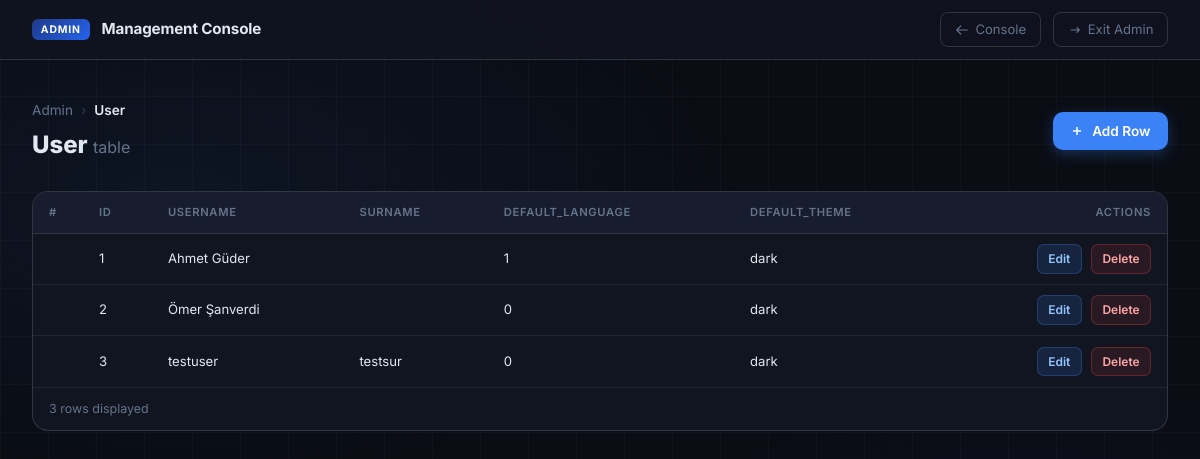
Page /admin/edit/User on the committed database.
### tables this page shows
CREATE TABLE User (id INTEGER PRIMARY KEY AUTOINCREMENT, username TEXT NOT NULL UNIQUE, surname TEXT, default_language INTEGER DEFAULT 0, default_theme TEXT DEFAULT 'light');

### admin/admin_bp.py (the view)
@admin_bp.route("/edit/<table_name>")
def admin_edit(table_name):
    if table_name not in ALLOWED_TABLES:
        flash(f'Table "{table_name}" is not accessible via the Admin module.', "error")
        return redirect(url_for("admin.admin_index"))
    columns = get_table_columns(table_name)
    col_names = [c["name"] for c in columns]
    conn = get_db()
    rows = conn.execute(
        f"SELECT rowid, * FROM {table_name} ORDER BY rowid"
    ).fetchall()
    rows = [dict(r) for r in rows]
    conn.close()
    filter_col  = request.args.get("filter_col", "")
    filter_val  = request.args.get("filter_val", "")
    if filter_col and filter_col in col_names and filter_val:
        rows = [r for r in rows if str(r.get(filter_col, "")) == filter_val]
    filter_options: dict[str, list] = {}
    if table_name == "Parameter":
        filter_options["ParamType"] = sorted({r["ParamType"] for r in rows if r.get("ParamType")})
        filter_options["LanguageId"] = sorted({str(r["LanguageId"]) for r in rows if r.get("LanguageId") is not None})
    elif table_name == "Dictionary":
        filter_options["LanguageId"] = sorted({str(r["LanguageId"]) for r in rows if r.get("LanguageId") is not None})
    return render_template(
        "admin_edit.html",
        table_name=table_name,
        columns=col_names,
        rows=rows,
        is_test=is_test_env(),
        filter_col=filter_col,
        filter_val=filter_val,
        filter_options=filter_options,
    )

### admin/admin_bp.py (called while the page is built)
def get_db():
    conn = sqlite3.connect(DB_PATH)
    conn.row_factory = sqlite3.Row
    return conn

def is_test_env() -> bool:
    return session.get("env", "test") == "test"

def get_table_columns(table_name: str) -> list:
    conn = get_db()
    rows = conn.execute(f"PRAGMA table_info({table_name})").fetchall()
    conn.close()
    return [dict(r) for r in rows]

### app.py (called while the page is built)
def load_query(name: str, query_dir: str = None) -> str:
    directory = query_dir if query_dir is not None else QUERY_DIR
    path = os.path.join(directory, name + ".sql")
    with open(path, "r", encoding="utf-8") as f:
        return f.read().strip()

def get_db() -> DbConnection:
    return _get_db_test()

def _get_db_test() -> DbConnection:
    conn = sqlite3.connect(DB_PATH)
    return DbConnection(conn, is_prod=False)

@app.context_processor
def inject_lang_dict():
    if not has_request_context():
        return dict(lang_dict={}, current_lang=0)
    lang_id = session.get("lang", 0)
    try:
        conn = get_db()
        rows = conn.execute(load_query("get_dictionary"), (lang_id,)).fetchall()
        conn.close()
        lang_dict = {row["Id"]: row["Description"] for row in rows}
    except Exception:
        lang_dict = {}
    return dict(lang_dict=lang_dict, current_lang=lang_id)

@app.before_request
def require_user_selection():
    if not request.endpoint or request.endpoint in ("user_login", "set_user", "static") or request.endpoint.startswith("admin."):
        return
    if "user_id" not in session:
        return redirect(url_for("user_login"))

@app.before_request
def require_env_selection():
    if not request.endpoint or request.endpoint in ("user_login", "set_user", "env_login", "set_env", "disconnect", "static") or request.endpoint.startswith("admin."):
        return
    if "env" not in session:
        return redirect(url_for("env_login"))

    def execute(self, sql: str, params=()):
        if self.is_prod:
            cur = self._conn.cursor()
            cur.execute(sql, params)
            return _ProdCursorWrapper(cur)
        return self._conn.execute(sql, params)

    def close(self):
        self._conn.close()

### admin/templates/admin_edit.html (shortened to what this page needs)
{% extends "admin_base.html" %}
{% block topbar_actions %}
<a href="/admin" class="back-link">
  <svg width="14" height="14" fill="none" stroke="currentColor" stroke-width="2" viewBox="0 0 24 24"><path stroke-linecap="round" stroke-linejoin="round" d="M10 19l-7-7m0 0l7-7m-7 7h18"/></svg>
  Console
</a>
{% endblock %}
{% block content %}
<div class="editor-header">
  <div>
    <div class="breadcrumb" style="margin-bottom:0.4rem;">
      <a href="/admin">Admin</a>
      <span class="breadcrumb-sep">›</span>
      <span class="breadcrumb-current">{{ table_name }}</span>
    </div>
    <h1 style="font-size:1.5rem;font-weight:800;margin:0;">{{ table_name }} <span style="font-size:1rem;font-weight:400;color:var(--muted);">table</span></h1>
  </div>
  {% if is_test %}
    <button class="add-row-toggle" onclick="toggleAddPanel()" id="addToggleBtn">
      <svg width="14" height="14" fill="none" stroke="#fff" stroke-width="2.5" viewBox="0 0 24 24"><line x1="12" y1="5" x2="12" y2="19"/><line x1="5" y1="12" x2="19" y2="12"/></svg>
      Add Row
    </button>
  {% endif %}
</div>
<div class="table-wrap">
  {% if rows %}
  <div style="overflow-x:auto;">
    <table class="data-table">
      <thead>
        <tr>
          <th style="width:50px;">#</th>
          {% for col in columns %}
            <th>{{ col }}</th>
          {% endfor %}
          <th style="text-align:right;">Actions</th>
        </tr>
      </thead>
      <tbody>
        {% for row in rows %}
        <tr id="row-{{ row.rowid }}">
          <td class="rowid-col">{{ row.rowid }}</td>
          {% for col in columns %}
            <td title="{{ row[col] or '' }}">{{ row[col] if row[col] is not none else '' }}</td>
          {% endfor %}
          <td class="actions-col">
            {% if is_test %}
              <button class="btn-edit-row" data-rowid="{{ row.rowid }}" data-row="{{ row | tojson | forceescape }}" onclick="openEditModal(this)">Edit</button>
              <form method="POST" action="/admin/edit/{{ table_name }}/delete/{{ row.rowid }}"
                    style="display:inline;"
                    onsubmit="return confirm('Delete row {{ row.rowid }}?');">
                <button type="submit" class="btn-delete-row">Delete</button>
              </form>
            {% else %}
              <span class="row-hint">read-only</span>
            {% endif %}
          </td>
        </tr>
        {% endfor %}
      </tbody>
    </table>
  </div>
  <div class="table-footer">{{ rows | length }} row{{ 's' if rows | length != 1 }} displayed</div>
  {% endif %}
</div>
{% endblock %}

### admin/templates/admin_base.html (style rules this page uses)
*, *::before, *::after { box-sizing: border-box; }
:root { --bg: #0a0d14; --surface: #111520; --surface2: #171c2e; --border: rgba(255,255,255,0.07); --border-hi: rgba(255,255,255,0.14); --text: #e2e8f0; --muted: #64748b; --blue: #3b82f6; --blue-glow: rgba(59,130,246,0.20); --red: #ef4444; --red-glow: rgba(239,68,68,0.15); --green: #22c55e; --amber: #f59e0b; }
html, body { min-height: 100vh; font-family: 'Inter', sans-serif; background: var(--bg); color: var(--text); }
body::before { content: ''; position: fixed; inset: 0; z-index: 0; background: radial-gradient(ellipse 80% 60% at 15% 25%, rgba(59,130,246,0.07) 0%, transparent 60%), radial-gradient(ellipse 50% 50% at 85% 75%, rgba(99,102,241,0.05) 0%, transparent 60%); pointer-events: none; }
body::after { content: ''; position: fixed; inset: 0; z-index: 0; background-image: linear-gradient(var(--border) 1px, transparent 1px), linear-gradient(90deg, var(--border) 1px, transparent 1px); background-size: 48px 48px; opacity: 0.35; pointer-events: none; }
.back-link { display: inline-flex; align-items: center; gap: 0.4rem; font-size: 0.82rem; color: var(--muted); text-decoration: none; padding: 0.4rem 0.85rem; border-radius: 8px; border: 1px solid var(--border-hi); transition: color .2s, border-color .2s, background .2s; }

### admin/templates/admin_edit.html (style rules this page uses)
.editor-header { display: flex; align-items: center; justify-content: space-between; flex-wrap: wrap; gap: 1rem; margin-bottom: 1.75rem; }
.breadcrumb { display: flex; align-items: center; gap: 0.5rem; font-size: 0.85rem; color: var(--muted); }
.breadcrumb a { color: var(--muted); text-decoration: none; }
.breadcrumb-sep { opacity: 0.4; }
.breadcrumb-current { color: var(--text); font-weight: 600; }
.add-row-toggle { display: inline-flex; align-items: center; gap: 0.5rem; background: var(--blue); color: #fff; border: none; border-radius: 10px; padding: 0.55rem 1.1rem; font-size: 0.85rem; font-weight: 600; cursor: pointer; transition: opacity .2s, transform .15s; box-shadow: 0 4px 14px rgba(59,130,246,0.3); }
.table-wrap { background: var(--surface); border: 1px solid var(--border-hi); border-radius: 16px; overflow: hidden; }
.data-table { width: 100%; border-collapse: collapse; font-size: 0.82rem; }
.data-table thead th { background: var(--surface2); color: var(--muted); font-weight: 600; text-transform: uppercase; letter-spacing: 0.06em; font-size: 0.7rem; padding: 0.75rem 1rem; text-align: left; border-bottom: 1px solid var(--border-hi); white-space: nowrap; }
.data-table thead th:first-child { border-radius: 0; }
.data-table tbody tr { border-bottom: 1px solid var(--border); transition: background .15s; }
.data-table tbody tr:last-child { border-bottom: none; }
.data-table td { padding: 0.65rem 1rem; color: var(--text); vertical-align: middle; max-width: 220px; overflow: hidden; text-overflow: ellipsis; white-space: nowrap; }
.data-table td.rowid-col { color: var(--muted); font-size: 0.72rem; font-family: monospace; }
.data-table td.actions-col { white-space: nowrap; text-align: right; min-width: 110px; }
.btn-edit-row { background: rgba(59,130,246,0.15); color: #93c5fd; border: 1px solid rgba(59,130,246,0.3); border-radius: 7px; font-size: 0.75rem; font-weight: 600; padding: 0.3rem 0.65rem; cursor: pointer; transition: background .2s; margin-right: 0.35rem; }
.btn-delete-row { background: rgba(239,68,68,0.1); color: #fca5a5; border: 1px solid rgba(239,68,68,0.3); border-radius: 7px; font-size: 0.75rem; font-weight: 600; padding: 0.3rem 0.65rem; cursor: pointer; transition: background .2s; }
.table-footer { padding: 0.75rem 1rem; color: var(--muted); font-size: 0.78rem; border-top: 1px solid var(--border); }

### rows in the picture
User: row "1" "Ahmet Güder" "1" "dark"
User: row "2" "Ömer Şanverdi" "0" "dark"
User: row "3" "testuser" "testsur" "0" "dark"

### other values in the picture
{{ table_name }} "User"
{{ col }} "ID" "USERNAME" "SURNAME" "DEFAULT_LANGUAGE" "DEFAULT_THEME"
{{ rows | length }} "3"
{{ 's' if rows | length != 1 }} "s"
